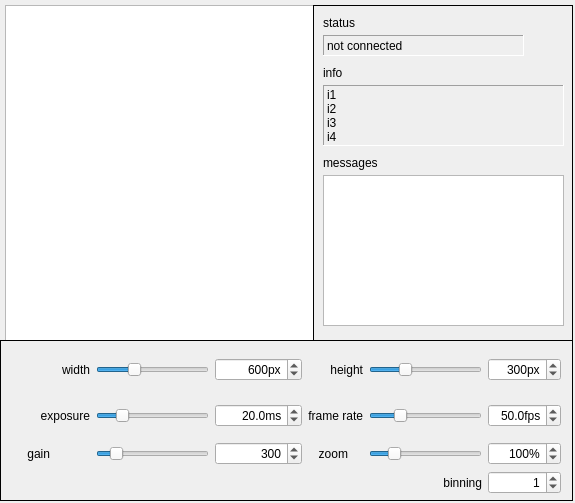
<?xml version="1.0" encoding="UTF-8"?>
<ui version="4.0">
 <class>xCWdgt</class>
 <widget class="QWidget" name="xCWdgt">
  <property name="geometry">
   <rect>
    <x>0</x>
    <y>0</y>
    <width>575</width>
    <height>503</height>
   </rect>
  </property>
  <property name="windowTitle">
   <string>xCWdgt</string>
  </property>
  <widget class="QFrame" name="pSettingsPanel">
   <property name="geometry">
    <rect>
     <x>0</x>
     <y>340</y>
     <width>573</width>
     <height>161</height>
    </rect>
   </property>
   <property name="minimumSize">
    <size>
     <width>0</width>
     <height>79</height>
    </size>
   </property>
   <property name="autoFillBackground">
    <bool>true</bool>
   </property>
   <property name="frameShape">
    <enum>QFrame::Box</enum>
   </property>
   <property name="frameShadow">
    <enum>QFrame::Plain</enum>
   </property>
   <widget class="QWidget" name="layoutWidget">
    <property name="geometry">
     <rect>
      <x>10</x>
      <y>10</y>
      <width>551</width>
      <height>144</height>
     </rect>
    </property>
    <layout class="QGridLayout" name="gridLayout">
     <item row="2" column="0" rowspan="2">
      <widget class="QLabel" name="label_9">
       <property name="minimumSize">
        <size>
         <width>80</width>
         <height>0</height>
        </size>
       </property>
       <property name="text">
        <string>exposure</string>
       </property>
       <property name="alignment">
        <set>Qt::AlignRight|Qt::AlignTrailing|Qt::AlignVCenter</set>
       </property>
      </widget>
     </item>
     <item row="4" column="4">
      <widget class="QSlider" name="pZoomSlider">
       <property name="focusPolicy">
        <enum>Qt::NoFocus</enum>
       </property>
       <property name="minimum">
        <number>10</number>
       </property>
       <property name="maximum">
        <number>500</number>
       </property>
       <property name="value">
        <number>100</number>
       </property>
       <property name="orientation">
        <enum>Qt::Horizontal</enum>
       </property>
      </widget>
     </item>
     <item row="4" column="5" colspan="2">
      <widget class="QSpinBox" name="pZoomSB">
       <property name="minimumSize">
        <size>
         <width>40</width>
         <height>0</height>
        </size>
       </property>
       <property name="alignment">
        <set>Qt::AlignRight|Qt::AlignTrailing|Qt::AlignVCenter</set>
       </property>
       <property name="suffix">
        <string>%</string>
       </property>
       <property name="minimum">
        <number>10</number>
       </property>
       <property name="maximum">
        <number>500</number>
       </property>
       <property name="value">
        <number>100</number>
       </property>
      </widget>
     </item>
     <item row="0" column="4" rowspan="2">
      <widget class="QSlider" name="pCameraHeightSlider">
       <property name="focusPolicy">
        <enum>Qt::NoFocus</enum>
       </property>
       <property name="minimum">
        <number>1</number>
       </property>
       <property name="maximum">
        <number>1020</number>
       </property>
       <property name="value">
        <number>300</number>
       </property>
       <property name="orientation">
        <enum>Qt::Horizontal</enum>
       </property>
      </widget>
     </item>
     <item row="2" column="2" rowspan="2">
      <widget class="QDoubleSpinBox" name="pExposureDSB">
       <property name="locale">
        <locale language="English" country="UnitedKingdom"/>
       </property>
       <property name="alignment">
        <set>Qt::AlignRight|Qt::AlignTrailing|Qt::AlignVCenter</set>
       </property>
       <property name="suffix">
        <string>ms</string>
       </property>
       <property name="decimals">
        <number>1</number>
       </property>
       <property name="minimum">
        <double>2.000000000000000</double>
       </property>
       <property name="maximum">
        <double>10000.000000000000000</double>
       </property>
       <property name="value">
        <double>20.000000000000000</double>
       </property>
      </widget>
     </item>
     <item row="4" column="2">
      <widget class="QSpinBox" name="pGainSB">
       <property name="minimumSize">
        <size>
         <width>40</width>
         <height>0</height>
        </size>
       </property>
       <property name="alignment">
        <set>Qt::AlignRight|Qt::AlignTrailing|Qt::AlignVCenter</set>
       </property>
       <property name="minimum">
        <number>190</number>
       </property>
       <property name="maximum">
        <number>1023</number>
       </property>
       <property name="value">
        <number>300</number>
       </property>
      </widget>
     </item>
     <item row="4" column="0">
      <widget class="QLabel" name="label_15">
       <property name="minimumSize">
        <size>
         <width>40</width>
         <height>0</height>
        </size>
       </property>
       <property name="maximumSize">
        <size>
         <width>40</width>
         <height>16777215</height>
        </size>
       </property>
       <property name="text">
        <string>gain</string>
       </property>
       <property name="alignment">
        <set>Qt::AlignRight|Qt::AlignTrailing|Qt::AlignVCenter</set>
       </property>
      </widget>
     </item>
     <item row="2" column="1" rowspan="2">
      <widget class="QSlider" name="pExposureSlider">
       <property name="focusPolicy">
        <enum>Qt::NoFocus</enum>
       </property>
       <property name="minimum">
        <number>2</number>
       </property>
       <property name="maximum">
        <number>1000</number>
       </property>
       <property name="value">
        <number>200</number>
       </property>
       <property name="orientation">
        <enum>Qt::Horizontal</enum>
       </property>
      </widget>
     </item>
     <item row="2" column="4" rowspan="2">
      <widget class="QSlider" name="pFrameRateSlider">
       <property name="focusPolicy">
        <enum>Qt::NoFocus</enum>
       </property>
       <property name="minimum">
        <number>2</number>
       </property>
       <property name="maximum">
        <number>2000</number>
       </property>
       <property name="value">
        <number>500</number>
       </property>
       <property name="orientation">
        <enum>Qt::Horizontal</enum>
       </property>
      </widget>
     </item>
     <item row="0" column="1" rowspan="2">
      <widget class="QSlider" name="pCameraWidthSlider">
       <property name="focusPolicy">
        <enum>Qt::NoFocus</enum>
       </property>
       <property name="minimum">
        <number>1</number>
       </property>
       <property name="maximum">
        <number>1920</number>
       </property>
       <property name="value">
        <number>600</number>
       </property>
       <property name="orientation">
        <enum>Qt::Horizontal</enum>
       </property>
      </widget>
     </item>
     <item row="0" column="2" rowspan="2">
      <widget class="QSpinBox" name="pCameraWidthSB">
       <property name="alignment">
        <set>Qt::AlignRight|Qt::AlignTrailing|Qt::AlignVCenter</set>
       </property>
       <property name="suffix">
        <string>px</string>
       </property>
       <property name="minimum">
        <number>1</number>
       </property>
       <property name="maximum">
        <number>1920</number>
       </property>
       <property name="value">
        <number>600</number>
       </property>
      </widget>
     </item>
     <item row="0" column="5" rowspan="2" colspan="2">
      <widget class="QSpinBox" name="pCameraHeightSB">
       <property name="alignment">
        <set>Qt::AlignRight|Qt::AlignTrailing|Qt::AlignVCenter</set>
       </property>
       <property name="suffix">
        <string>px</string>
       </property>
       <property name="minimum">
        <number>1</number>
       </property>
       <property name="maximum">
        <number>1200</number>
       </property>
       <property name="value">
        <number>300</number>
       </property>
      </widget>
     </item>
     <item row="2" column="5" rowspan="2" colspan="2">
      <widget class="QDoubleSpinBox" name="pFrameRateDSB">
       <property name="locale">
        <locale language="English" country="UnitedKingdom"/>
       </property>
       <property name="alignment">
        <set>Qt::AlignRight|Qt::AlignTrailing|Qt::AlignVCenter</set>
       </property>
       <property name="suffix">
        <string>fps</string>
       </property>
       <property name="decimals">
        <number>1</number>
       </property>
       <property name="minimum">
        <double>0.000000000000000</double>
       </property>
       <property name="maximum">
        <double>200.000000000000000</double>
       </property>
       <property name="value">
        <double>50.000000000000000</double>
       </property>
      </widget>
     </item>
     <item row="2" column="3" rowspan="2">
      <widget class="QLabel" name="label_10">
       <property name="text">
        <string>frame rate</string>
       </property>
       <property name="alignment">
        <set>Qt::AlignRight|Qt::AlignTrailing|Qt::AlignVCenter</set>
       </property>
      </widget>
     </item>
     <item row="4" column="1">
      <widget class="QSlider" name="pGainSlider">
       <property name="focusPolicy">
        <enum>Qt::NoFocus</enum>
       </property>
       <property name="minimum">
        <number>190</number>
       </property>
       <property name="maximum">
        <number>1023</number>
       </property>
       <property name="value">
        <number>300</number>
       </property>
       <property name="orientation">
        <enum>Qt::Horizontal</enum>
       </property>
      </widget>
     </item>
     <item row="0" column="3" rowspan="2">
      <widget class="QLabel" name="pCamHeightLab">
       <property name="minimumSize">
        <size>
         <width>40</width>
         <height>0</height>
        </size>
       </property>
       <property name="text">
        <string>height</string>
       </property>
       <property name="alignment">
        <set>Qt::AlignRight|Qt::AlignTrailing|Qt::AlignVCenter</set>
       </property>
      </widget>
     </item>
     <item row="4" column="3">
      <widget class="QLabel" name="label_16">
       <property name="minimumSize">
        <size>
         <width>40</width>
         <height>0</height>
        </size>
       </property>
       <property name="maximumSize">
        <size>
         <width>40</width>
         <height>16777215</height>
        </size>
       </property>
       <property name="text">
        <string>zoom</string>
       </property>
       <property name="alignment">
        <set>Qt::AlignRight|Qt::AlignTrailing|Qt::AlignVCenter</set>
       </property>
      </widget>
     </item>
     <item row="0" column="0" rowspan="2">
      <widget class="QLabel" name="pCamWidthLab">
       <property name="minimumSize">
        <size>
         <width>40</width>
         <height>0</height>
        </size>
       </property>
       <property name="text">
        <string>width</string>
       </property>
       <property name="alignment">
        <set>Qt::AlignRight|Qt::AlignTrailing|Qt::AlignVCenter</set>
       </property>
      </widget>
     </item>
     <item row="5" column="4">
      <widget class="QLabel" name="label_17">
       <property name="text">
        <string>binning</string>
       </property>
       <property name="alignment">
        <set>Qt::AlignRight|Qt::AlignTrailing|Qt::AlignVCenter</set>
       </property>
      </widget>
     </item>
     <item row="5" column="5" colspan="2">
      <widget class="QSpinBox" name="pBinningSB">
       <property name="minimumSize">
        <size>
         <width>40</width>
         <height>0</height>
        </size>
       </property>
       <property name="alignment">
        <set>Qt::AlignRight|Qt::AlignTrailing|Qt::AlignVCenter</set>
       </property>
       <property name="maximum">
        <number>10</number>
       </property>
       <property name="value">
        <number>1</number>
       </property>
      </widget>
     </item>
    </layout>
   </widget>
  </widget>
  <widget class="QGraphicsView" name="pCamImgGV">
   <property name="geometry">
    <rect>
     <x>5</x>
     <y>5</y>
     <width>567</width>
     <height>495</height>
    </rect>
   </property>
   <property name="sizePolicy">
    <sizepolicy hsizetype="Fixed" vsizetype="Fixed">
     <horstretch>0</horstretch>
     <verstretch>0</verstretch>
    </sizepolicy>
   </property>
  </widget>
  <widget class="QFrame" name="pStatusPanel">
   <property name="geometry">
    <rect>
     <x>313</x>
     <y>5</y>
     <width>260</width>
     <height>336</height>
    </rect>
   </property>
   <property name="minimumSize">
    <size>
     <width>0</width>
     <height>79</height>
    </size>
   </property>
   <property name="autoFillBackground">
    <bool>true</bool>
   </property>
   <property name="frameShape">
    <enum>QFrame::Box</enum>
   </property>
   <property name="frameShadow">
    <enum>QFrame::Plain</enum>
   </property>
   <widget class="QLabel" name="label">
    <property name="geometry">
     <rect>
      <x>10</x>
      <y>10</y>
      <width>52</width>
      <height>15</height>
     </rect>
    </property>
    <property name="text">
     <string>status</string>
    </property>
   </widget>
   <widget class="QLabel" name="label_2">
    <property name="geometry">
     <rect>
      <x>10</x>
      <y>60</y>
      <width>52</width>
      <height>15</height>
     </rect>
    </property>
    <property name="text">
     <string>info</string>
    </property>
   </widget>
   <widget class="QLabel" name="label_3">
    <property name="geometry">
     <rect>
      <x>10</x>
      <y>150</y>
      <width>61</width>
      <height>16</height>
     </rect>
    </property>
    <property name="text">
     <string>messages</string>
    </property>
   </widget>
   <widget class="QLabel" name="pStatusLab">
    <property name="geometry">
     <rect>
      <x>10</x>
      <y>30</y>
      <width>201</width>
      <height>21</height>
     </rect>
    </property>
    <property name="frameShape">
     <enum>QFrame::Panel</enum>
    </property>
    <property name="frameShadow">
     <enum>QFrame::Sunken</enum>
    </property>
    <property name="text">
     <string>not connected</string>
    </property>
   </widget>
   <widget class="QLabel" name="pInfoLab">
    <property name="geometry">
     <rect>
      <x>10</x>
      <y>80</y>
      <width>241</width>
      <height>61</height>
     </rect>
    </property>
    <property name="frameShape">
     <enum>QFrame::Panel</enum>
    </property>
    <property name="frameShadow">
     <enum>QFrame::Sunken</enum>
    </property>
    <property name="text">
     <string>i1
i2
i3
i4</string>
    </property>
   </widget>
   <widget class="QTextBrowser" name="pMSGBrowser">
    <property name="geometry">
     <rect>
      <x>10</x>
      <y>170</y>
      <width>241</width>
      <height>151</height>
     </rect>
    </property>
   </widget>
   <widget class="QLabel" name="pStatusPixLab">
    <property name="geometry">
     <rect>
      <x>222</x>
      <y>9</y>
      <width>31</width>
      <height>61</height>
     </rect>
    </property>
    <property name="text">
     <string/>
    </property>
    <property name="pixmap">
     <pixmap resource="xCam_resources.qrc">:/images/traffic_light_empty.png</pixmap>
    </property>
    <property name="scaledContents">
     <bool>true</bool>
    </property>
   </widget>
  </widget>
  <action name="actionconnect">
   <property name="checkable">
    <bool>true</bool>
   </property>
   <property name="icon">
    <iconset resource="xCam_resources.qrc">
     <normaloff>:/images/connections.png</normaloff>:/images/connections.png</iconset>
   </property>
   <property name="text">
    <string>connect</string>
   </property>
  </action>
  <action name="actionstart_stop_acquiring">
   <property name="checkable">
    <bool>true</bool>
   </property>
   <property name="icon">
    <iconset resource="xCam_resources.qrc">
     <normaloff>:/images/recording.png</normaloff>:/images/recording.png</iconset>
   </property>
   <property name="text">
    <string>start/stop acquiring</string>
   </property>
  </action>
  <action name="actionsettings">
   <property name="checkable">
    <bool>true</bool>
   </property>
   <property name="icon">
    <iconset resource="xCam_resources.qrc">
     <normaloff>:/images/adjust.png</normaloff>:/images/adjust.png</iconset>
   </property>
   <property name="text">
    <string>settings panel</string>
   </property>
  </action>
  <action name="actioninfo_panel">
   <property name="checkable">
    <bool>true</bool>
   </property>
   <property name="icon">
    <iconset resource="xCam_resources.qrc">
     <normaloff>:/images/messages.png</normaloff>:/images/messages.png</iconset>
   </property>
   <property name="text">
    <string>info panel</string>
   </property>
  </action>
  <action name="actionset_output_stream">
   <property name="checkable">
    <bool>true</bool>
   </property>
   <property name="icon">
    <iconset resource="xCam_resources.qrc">
     <normaloff>:/images/save.png</normaloff>:/images/save.png</iconset>
   </property>
   <property name="text">
    <string>set output stream </string>
   </property>
  </action>
  <zorder>pCamImgGV</zorder>
  <zorder>pSettingsPanel</zorder>
  <zorder>pStatusPanel</zorder>
 </widget>
 <resources>
  <include location="xCam_resources.qrc"/>
 </resources>
 <connections>
  <connection>
   <sender>pZoomSB</sender>
   <signal>valueChanged(int)</signal>
   <receiver>pZoomSlider</receiver>
   <slot>setValue(int)</slot>
   <hints>
    <hint type="sourcelabel">
     <x>766</x>
     <y>545</y>
    </hint>
    <hint type="destinationlabel">
     <x>695</x>
     <y>547</y>
    </hint>
   </hints>
  </connection>
  <connection>
   <sender>pZoomSlider</sender>
   <signal>valueChanged(int)</signal>
   <receiver>pZoomSB</receiver>
   <slot>setValue(int)</slot>
   <hints>
    <hint type="sourcelabel">
     <x>687</x>
     <y>543</y>
    </hint>
    <hint type="destinationlabel">
     <x>737</x>
     <y>546</y>
    </hint>
   </hints>
  </connection>
  <connection>
   <sender>pGainSlider</sender>
   <signal>valueChanged(int)</signal>
   <receiver>pGainSB</receiver>
   <slot>setValue(int)</slot>
   <hints>
    <hint type="sourcelabel">
     <x>724</x>
     <y>516</y>
    </hint>
    <hint type="destinationlabel">
     <x>784</x>
     <y>520</y>
    </hint>
   </hints>
  </connection>
  <connection>
   <sender>pGainSB</sender>
   <signal>valueChanged(int)</signal>
   <receiver>pGainSlider</receiver>
   <slot>setValue(int)</slot>
   <hints>
    <hint type="sourcelabel">
     <x>784</x>
     <y>520</y>
    </hint>
    <hint type="destinationlabel">
     <x>724</x>
     <y>516</y>
    </hint>
   </hints>
  </connection>
  <connection>
   <sender>pCameraHeightSlider</sender>
   <signal>valueChanged(int)</signal>
   <receiver>pCameraHeightSB</receiver>
   <slot>setValue(int)</slot>
   <hints>
    <hint type="sourcelabel">
     <x>460</x>
     <y>516</y>
    </hint>
    <hint type="destinationlabel">
     <x>561</x>
     <y>520</y>
    </hint>
   </hints>
  </connection>
  <connection>
   <sender>pCameraHeightSB</sender>
   <signal>valueChanged(int)</signal>
   <receiver>pCameraHeightSlider</receiver>
   <slot>setValue(int)</slot>
   <hints>
    <hint type="sourcelabel">
     <x>561</x>
     <y>520</y>
    </hint>
    <hint type="destinationlabel">
     <x>483</x>
     <y>516</y>
    </hint>
   </hints>
  </connection>
  <connection>
   <sender>pCameraWidthSlider</sender>
   <signal>valueChanged(int)</signal>
   <receiver>pCameraWidthSB</receiver>
   <slot>setValue(int)</slot>
   <hints>
    <hint type="sourcelabel">
     <x>212</x>
     <y>516</y>
    </hint>
    <hint type="destinationlabel">
     <x>303</x>
     <y>520</y>
    </hint>
   </hints>
  </connection>
  <connection>
   <sender>pCameraWidthSB</sender>
   <signal>valueChanged(int)</signal>
   <receiver>pCameraWidthSlider</receiver>
   <slot>setValue(int)</slot>
   <hints>
    <hint type="sourcelabel">
     <x>303</x>
     <y>520</y>
    </hint>
    <hint type="destinationlabel">
     <x>212</x>
     <y>516</y>
    </hint>
   </hints>
  </connection>
 </connections>
</ui>
